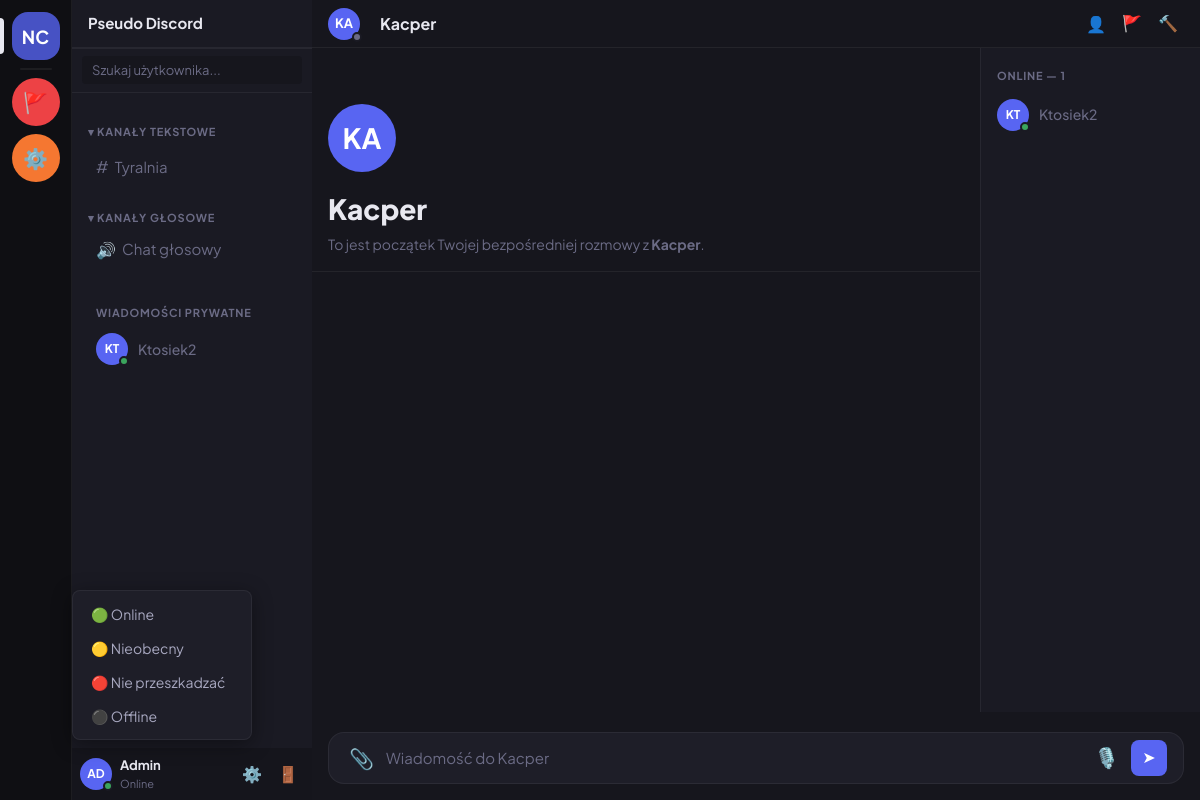
Page /chat/dm/Kacper/ (signed in) on the committed database.
### chat/models.py (models this page shows, shortened)
class Channel(models.Model):
    TYPE_TEXT = 'text'
    TYPE_VOICE = 'voice'
    TYPE_CHOICES = [
        (TYPE_TEXT, 'Tekstowy'),
        (TYPE_VOICE, 'Głosowy'),
    ]
    name = models.CharField(max_length=100)
    description = models.TextField(blank=True)
    channel_type = models.CharField(max_length=10, choices=TYPE_CHOICES, default=TYPE_TEXT)
    is_public = models.BooleanField(default=True)
    created_by = models.ForeignKey(settings.AUTH_USER_MODEL, on_delete=models.SET_NULL,
                                   null=True, related_name='created_channels')
    members = models.ManyToManyField(settings.AUTH_USER_MODEL, blank=True, related_name='channels')
    created_at = models.DateTimeField(auto_now_add=True)
    class Meta:
        ordering = ['name']

### accounts/models.py (models this page shows, shortened)
class User(AbstractUser):
    ROLE_USER = 'user'
    ROLE_MODERATOR = 'moderator'
    ROLE_ADMIN = 'admin'
    ROLE_CHOICES = [
        (ROLE_USER, 'Użytkownik'),
        (ROLE_MODERATOR, 'Moderator'),
        (ROLE_ADMIN, 'Administrator'),
    ]
    STATUS_ONLINE = 'online'
    STATUS_AWAY = 'away'
    STATUS_DND = 'dnd'
    STATUS_OFFLINE = 'offline'
    STATUS_CHOICES = [
        (STATUS_ONLINE, 'Online'),
        (STATUS_AWAY, 'Nieobecny'),
        (STATUS_DND, 'Nie przeszkadzać'),
        (STATUS_OFFLINE, 'Offline'),
    ]
    email = models.EmailField(unique=True)
    avatar = models.ImageField(upload_to='avatars/', null=True, blank=True)
    bio = models.TextField(max_length=300, blank=True)
    role = models.CharField(max_length=20, choices=ROLE_CHOICES, default=ROLE_USER)
    status = models.CharField(max_length=20, choices=STATUS_CHOICES, default=STATUS_OFFLINE)
    is_blocked = models.BooleanField(default=False)
    last_seen = models.DateTimeField(null=True, blank=True)
    blocked_users = models.ManyToManyField('self', symmetrical=False, blank=True, related_name='blocked_by')
    @property
    def is_admin(self):
        return self.role == self.ROLE_ADMIN or self.is_superuser
    @property
    def is_moderator(self):
        return self.role in [self.ROLE_MODERATOR, self.ROLE_ADMIN] or self.is_superuser
    def get_initials(self):
        if self.first_name and self.last_name:
            return f"{self.first_name[0]}{self.last_name[0]}".upper()
        return self.username[:2].upper()

### chat/views.py (the view)
# urls.py: path('dm/<str:username>/', views.dm_view, name='dm'),
@login_required
def dm_view(request, username):
    other_user = get_object_or_404(User, username=username)
    if other_user == request.user:
        return redirect('chat:index')
    dm_messages = DirectMessage.objects.filter(
        Q(sender=request.user, receiver=other_user) | Q(sender=other_user, receiver=request.user)
    ).select_related('sender').order_by('created_at')[:100]
    DirectMessage.objects.filter(sender=other_user, receiver=request.user, is_read=False).update(is_read=True)
    all_channels = Channel.objects.filter(
        Q(is_public=True) | Q(members=request.user)
    ).distinct()
    dm_list = get_dm_list(request.user)
    online_users = User.objects.filter(status='online').exclude(id=request.user.id)[:20]
    return render(request, 'dm.html', {
        'other_user': other_user,
        'channels': all_channels,
        'dm_messages': dm_messages,
        'dm_list': dm_list,
        'online_users': online_users,
    })

### chat/views.py (called while the page is built)
def get_dm_list(user):
    sent = DirectMessage.objects.filter(sender=user).values_list('receiver_id', flat=True).distinct()
    received = DirectMessage.objects.filter(receiver=user).values_list('sender_id', flat=True).distinct()
    user_ids = set(list(sent) + list(received))
    dm_users = User.objects.filter(id__in=user_ids)
    dm_list = []
    for u in dm_users:
        unread = DirectMessage.objects.filter(sender=u, receiver=user, is_read=False).count()
        last_msg = DirectMessage.objects.filter(
            Q(sender=user, receiver=u) | Q(sender=u, receiver=user)
        ).order_by('-created_at').first()
        dm_list.append({'user': u, 'unread': unread, 'last_msg': last_msg})
    dm_list.sort(key=lambda x: x['last_msg'].created_at if x['last_msg'] else timezone.now(), reverse=True)
    return dm_list

### templates/dm.html (shortened to what this page needs)
{% extends "base.html" %}
{% load static %}
{% block body %}
<div class="app-layout" style="position:relative;">
  {% with active_dm=other_user %}
  {% include "sidebar.html" %}
  {% endwith %}
  <div class="main-content">
    <div class="chat-header">
      <div style="position:relative;margin-right:8px;">
        {% if other_user.avatar %}
          <img src="{{ other_user.avatar.url }}" style="width:32px;height:32px;border-radius:50%;" alt="{{ other_user.username }}">
        {% else %}
          <div class="avatar-placeholder-lg" style="width:32px;height:32px;font-size:13px;">{{ other_user.get_initials }}</div>
        {% endif %}
        <span class="status-dot status-{{ other_user.status }}" style="bottom:-2px;right:-2px;"></span>
      </div>
      <span class="chat-header-name">{{ other_user.username }}</span>
      <div class="chat-header-actions">
        <a href="{% url 'accounts:profile_detail' other_user.username %}" class="panel-btn" title="Profil">👤</a>
        <button class="panel-btn" onclick="reportUser('{{ other_user.username }}')" title="Zgłoś">🚩</button>
        {% if user.is_moderator %}
        <button class="panel-btn" onclick="blockUser('{{ other_user.username }}')" title="Zablokuj" style="color:var(--red)">🔨</button>
        {% endif %}
      </div>
    </div>
    <div class="messages-wrapper">
      <div class="messages-area" id="messages-area">
        <div class="no-messages">
          <div style="font-size:56px;margin-bottom:16px;">
            {% if other_user.avatar %}<img src="{{ other_user.avatar.url }}" style="width:68px;height:68px;border-radius:50%;">
            {% else %}<div style="width:68px;height:68px;background:var(--accent);border-radius:50%;display:flex;align-items:center;justify-content:center;font-size:28px;font-weight:700;color:white;">{{ other_user.get_initials }}</div>
            {% endif %}
          </div>
          <h2>{{ other_user.username }}</h2>
          <p>To jest początek Twojej bezpośredniej rozmowy z <strong>{{ other_user.username }}</strong>.</p>
        </div>
      </div>
      {% include "members.html" %}
    </div>
    <div class="typing-indicator"></div>
    <div class="message-input-area">
      <div class="message-input-box">
        <label for="file-input" class="input-action-btn" title="Załącz plik">📎</label>
        <textarea id="message-input" placeholder="Wiadomość do {{ other_user.username }}" rows="1"></textarea>
        <button id="record-btn" class="input-action-btn" title="Nagraj wiadomość głosową">🎙️</button>
        <button id="send-btn" class="send-btn">➤</button>
      </div>
    </div>
  </div>
</div>
{% endblock %}

### templates/base.html (shortened to what this page needs)
{% load static %}<!DOCTYPE html>
<html lang="pl">
<head>
  <link rel="stylesheet" href="{% static 'css/app.css' %}">
</head>
<body>
{% block body %}{% endblock %}
</body>
</html>

### templates/sidebar.html (shortened to what this page needs)
{% load static %}
<div class="server-sidebar">
  <a href="{% url 'chat:index' %}" class="server-icon active" title="Pseudo Discord">NC</a>
  <div class="server-divider"></div>
  {% if user.is_admin or user.is_moderator %}
  <a href="{% url 'chat:reports' %}" class="server-icon" title="Zgłoszenia" style="background:#ed4245;font-size:20px;">🚩</a>
  {% endif %}
  {% if user.is_admin %}
  <a href="{% url 'accounts:admin_users' %}" class="server-icon" title="Zarządzaj użytkownikami" style="background:#f57731;font-size:20px;">⚙️</a>
  {% endif %}
</div>
<div class="channel-sidebar" id="channel-sidebar">
  <div class="channel-sidebar-header">
    <span>Pseudo Discord</span>
  </div>
  <div class="search-bar" style="position:relative;">
    <input type="text" class="search-input" placeholder="Szukaj użytkownika..." oninput="searchUsers(this.value)" id="user-search-input">
  </div>
  <div class="channel-list" id="channels-list-container">
    <div class="channel-category">
      <div class="channel-category-header">
        <span>▾ Kanały tekstowe</span>
      </div>
      <div id="channels-list">
        {% for ch in channels %}
          {% if ch.channel_type == 'text' %}
          <a href="{% url 'chat:channel' ch.id %}" class="channel-item {% if active_channel.id == ch.id %}active{% endif %}">
            <i class="channel-icon">#</i>
            <span>{{ ch.name }}</span>
          </a>
          {% endif %}
        {% endfor %}
      </div>
    </div>
    <div class="channel-category">
      <div class="channel-category-header">
        <span>▾ Kanały głosowe</span>
      </div>
      {% for ch in channels %}
        {% if ch.channel_type == 'voice' %}
        <div class="channel-item">
          <i class="channel-icon">🔊</i>
          <span>{{ ch.name }}</span>
        </div>
        {% endif %}
      {% endfor %}
    </div>
    {% if dm_list %}
    <div class="channel-category">
      <div class="dm-list-header">Wiadomości prywatne</div>
      {% for dm_entry in dm_list %}
      <a href="{% url 'chat:dm' dm_entry.user.username %}" class="dm-item {% if active_dm.username == dm_entry.user.username %}active{% endif %}">
        <div class="member-avatar">
          {% if dm_entry.user.avatar %}
            <img src="{{ dm_entry.user.avatar.url }}" alt="{{ dm_entry.user.username }}">
          {% else %}
            <div class="mini-placeholder">{{ dm_entry.user.get_initials }}</div>
          {% endif %}
          <span class="status-dot status-{{ dm_entry.user.status }}"></span>
        </div>
        <span class="member-name">{{ dm_entry.user.username }}</span>
      </a>
      {% endfor %}
    </div>
    {% endif %}
  </div>
  <div class="user-panel">
    <div class="user-panel-avatar" onclick="document.getElementById('status-menu').classList.toggle('d-none')">
      {% if user.avatar %}
        <img src="{{ user.avatar.url }}" alt="{{ user.username }}">
      {% else %}
        <div class="avatar-placeholder">{{ user.get_initials }}</div>
      {% endif %}
      <span class="status-dot status-{{ user.status }}"></span>
    </div>
    <div class="user-panel-info">
      <div class="user-panel-name">{{ user.username }}</div>
      <div class="user-panel-status">{{ user.get_status_display }}</div>
    </div>
    <div class="user-panel-actions">
      <a href="{% url 'accounts:edit_profile' %}" class="panel-btn" title="Ustawienia">⚙️</a>
      <a href="{% url 'accounts:logout' %}" class="panel-btn" title="Wyloguj">🚪</a>
    </div>
  </div>
  <div id="status-menu" class="d-none" style="position:absolute;bottom:60px;left:72px;background:var(--bg-tertiary);border:1px solid var(--border);border-radius:8px;padding:6px;z-index:300;min-width:180px;box-shadow:0 4px 20px rgba(0,0,0,0.4);">
    <button class="context-menu-item status-option" data-status="online" onclick="setStatus('online')">🟢 Online</button>
    <button class="context-menu-item status-option" data-status="away" onclick="setStatus('away')">🟡 Nieobecny</button>
    <button class="context-menu-item status-option" data-status="dnd" onclick="setStatus('dnd')">🔴 Nie przeszkadzać</button>
    <button class="context-menu-item status-option" data-status="offline" onclick="setStatus('offline')">⚫ Offline</button>
  </div>
</div>

### templates/members.html (shortened to what this page needs)
<div class="member-sidebar">
  <div class="member-category">
    <div class="member-category-label">Online — {{ online_users.count }}</div>
    {% for member in online_users %}
    <a href="{% url 'chat:dm' member.username %}" class="member-item" data-username="{{ member.username }}">
      <div class="member-avatar">
        {% if member.avatar %}
          <img src="{{ member.avatar.url }}" alt="{{ member.username }}">
        {% else %}
          <div class="mini-placeholder">{{ member.get_initials }}</div>
        {% endif %}
        <span class="status-dot status-{{ member.status }}"></span>
      </div>
      <div>
        <div class="member-name">{{ member.username }}</div>
      </div>
    </a>
    {% empty %}
    <div class="text-muted" style="padding:8px;font-size:13px;">Brak aktywnych użytkowników</div>
    {% endfor %}
  </div>
</div>

### rows in the picture
Channel: name "Tyralnia"
Channel: name "Chat głosowy"
User: user.get_initials "KT", user.username "Ktosiek2", get_initials "KT", username "Ktosiek2"
User: get_initials "AD", username "Admin", status "Online"
User: get_initials "KA", username "Kacper", username "Wiadomość do Kacper"

### other values in the picture
{{ online_users.count }} "1"
